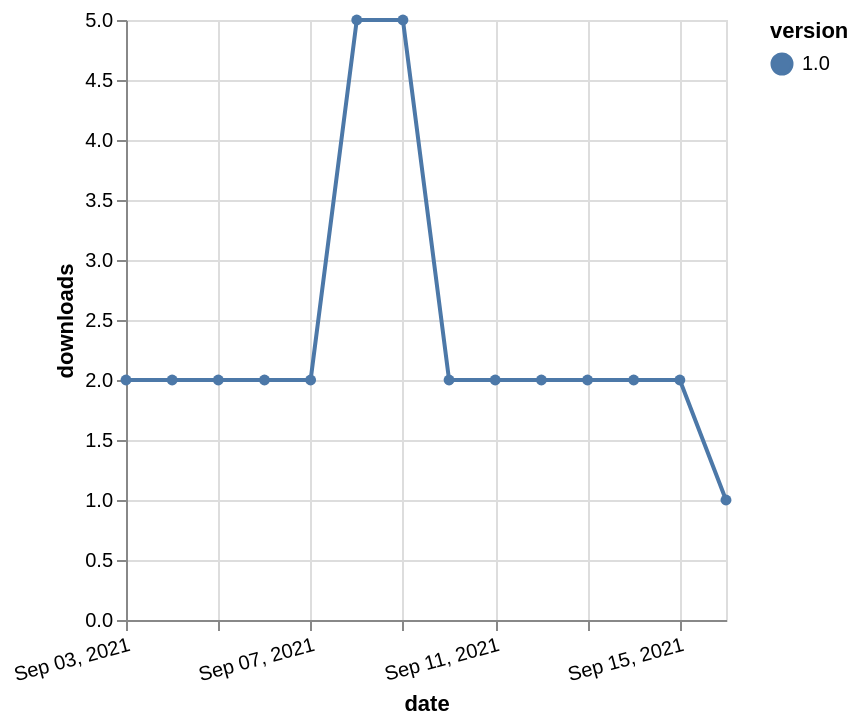

This figure's Vega-Lite source:
### Vega-Lite specification from a JSON file in a GitHub repository (floating-point values rounded to 4 significant figures)
{"$schema": "https://vega.github.io/schema/vega-lite/v5.json", "description": "A simple bar chart with embedded data.", "data": {"values": [{"date": "2021-09-03", "total": 2505, "delta": 2, "version": "1.0"}, {"date": "2021-09-04", "total": 2507, "delta": 2, "version": "1.0"}, {"date": "2021-09-05", "total": 2509, "delta": 2, "version": "1.0"}, {"date": "2021-09-06", "total": 2511, "delta": 2, "version": "1.0"}, {"date": "2021-09-07", "total": 2513, "delta": 2, "version": "1.0"}, {"date": "2021-09-08", "total": 2518, "delta": 5, "version": "1.0"}, {"date": "2021-09-09", "total": 2523, "delta": 5, "version": "1.0"}, {"date": "2021-09-10", "total": 2525, "delta": 2, "version": "1.0"}, {"date": "2021-09-11", "total": 2527, "delta": 2, "version": "1.0"}, {"date": "2021-09-12", "total": 2529, "delta": 2, "version": "1.0"}, {"date": "2021-09-13", "total": 2531, "delta": 2, "version": "1.0"}, {"date": "2021-09-14", "total": 2533, "delta": 2, "version": "1.0"}, {"date": "2021-09-15", "total": 2535, "delta": 2, "version": "1.0"}, {"date": "2021-09-16", "total": 2536, "delta": 1, "version": "1.0"}]}, "width": "container", "mark": {"type": "line", "point": {"filled": true}}, "encoding": {"x": {"field": "date", "type": "temporal", "timeUnit": "yearmonthdate", "title": "date", "axis": {"labelAngle": -15}}, "y": {"field": "delta", "type": "quantitative", "title": "downloads"}, "color": {"field": "version", "type": "nominal"}, "tooltip": {"field": "delta"}}}
